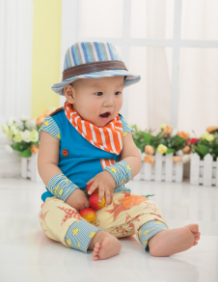
#> input picture 6-python进阶py文件/son.png, 218 x 282 px, found by its file name
$ python 1.14.SVD.py
#> lines starting #> are read from the running program, lines starting #| are printed output that depends on the picture
#!/usr/bin/python
#  -*- coding:utf-8 -*-

import numpy as np
import os
from PIL import Image
import matplotlib.pyplot as plt
import matplotlib as mpl


def restore1(sigma, u, v, K):  # 奇异值、左特征向量、右特征向量
    m = len(u)
    n = len(v[0])
    a = np.zeros((m, n))
    for k in range(K):
        uk = u[:, k].reshape(m, 1)
        vk = v[k].reshape(1, n)
        a += sigma[k] * np.dot(uk, vk)
    # a[a < 0] = 0
    # a[a > 255] = 255
    a = a.clip(0, 255)
    return np.rint(a).astype('uint8')


def restore2(sigma, u, v, K):  # 奇异值、左特征向量、右特征向量
    m = len(u)
    n = len(v[0])
    a = np.zeros((m, n))
    for k in range(K+1):
        for i in range(m):
            a[i] += sigma[k] * u[i][k] * v[k]
    a[a < 0] = 0
    a[a > 255] = 255
    return np.rint(a).astype('uint8')


# [5 lines of commented-out code are left out]


if __name__ == "__main__":
    A = Image.open(".\\son.png", 'r')
#> A is the input picture: PIL image 218x282 RGB; mean R, G, B 202.6, 195.5, 183.8
    print(A)
#| <PIL.PngImagePlugin.PngImageFile image mode=RGB size=218x282 at 0x7FC61D886150>
    output_path = r'.\SVD_Output'
    if not os.path.exists(output_path):
        os.mkdir(output_path)
    a = np.array(A)
    print('type(a) = ', type(a))
#| type(a) =  <class 'numpy.ndarray'>
    print('原始图片大小：', a.shape)
#| 原始图片大小： (282, 218, 3)
    K = 50
    u_r, sigma_r, v_r = np.linalg.svd(a[:, :, 0])
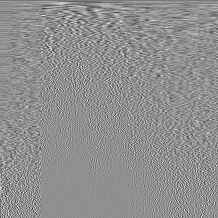
#> v_r: shape (218, 218) float64; min -0.449, max 0.346, mean -0.000332; drawn with min black and max white
#> sigma_r = 218 values, max 50964.7 at index 0, min 1.07 at index 217, mean 459.7
    u_g, sigma_g, v_g = np.linalg.svd(a[:, :, 1])
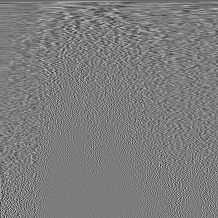
#> v_g: shape (218, 218) float64; min -0.407, max 0.423, mean -0.000278; drawn with min black and max white
#> sigma_g = 218 values, max 49167.6 at index 0, min 1.04 at index 217, mean 416.6
    u_b, sigma_b, v_b = np.linalg.svd(a[:, :, 2])
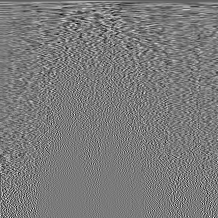
#> v_b: shape (218, 218) float64; min -0.328, max 0.352, mean -0.000279; drawn with min black and max white
#> sigma_b = 218 values, max 46412.4 at index 0, min 1.15 at index 217, mean 434
    plt.figure(figsize=(8, 8), facecolor='w')
    mpl.rcParams['font.sans-serif'] = ['simHei']
    mpl.rcParams['axes.unicode_minus'] = False
    for k in range(1, K+1):
        print(k)
        R = restore1(sigma_r, u_r, v_r, k)
        G = restore1(sigma_g, u_g, v_g, k)
        B = restore1(sigma_b, u_b, v_b, k)
        I = np.stack((R, G, B), axis=2)
        Image.fromarray(I).save('%s\\svd_%d.png' % (output_path, k))
        if k <= 12:
            plt.subplot(3, 4, k)
            plt.imshow(I)
            plt.axis('off')
            plt.title('奇异值个数：%d' % k)
#> this loop made 50 passes
#> pass 1, `R = restore1(sigma_r, u_r, v_r, k)`:
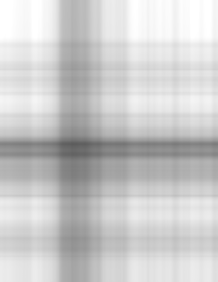
#> R: shape (282, 218); min 92, max 255, mean 202.8
#> pass 1, `G = restore1(sigma_g, u_g, v_g, k)`:
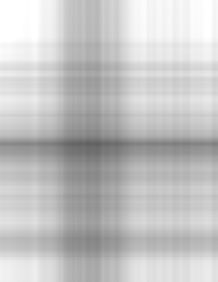
#> G: shape (282, 218); min 97, max 255, mean 195.5
#> pass 1, `I = np.stack((R, G, B), axis=2)`:
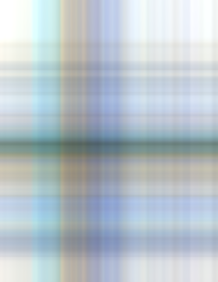
#> I: shape (282, 218, 3); mean of channels 0, 1, 2 202.8, 195.5, 183.8; drawn as B, G, R
#> after the loop:
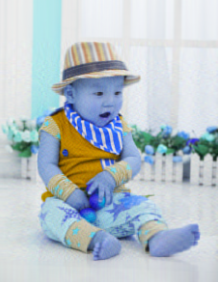
#> I: shape (282, 218, 3); mean of channels 0, 1, 2 202.7, 195.5, 183.8; drawn as B, G, R
    plt.suptitle('SVD与图像分解', fontsize=20)
#> (the run stopped early here; a loop or call above may not have finished)
